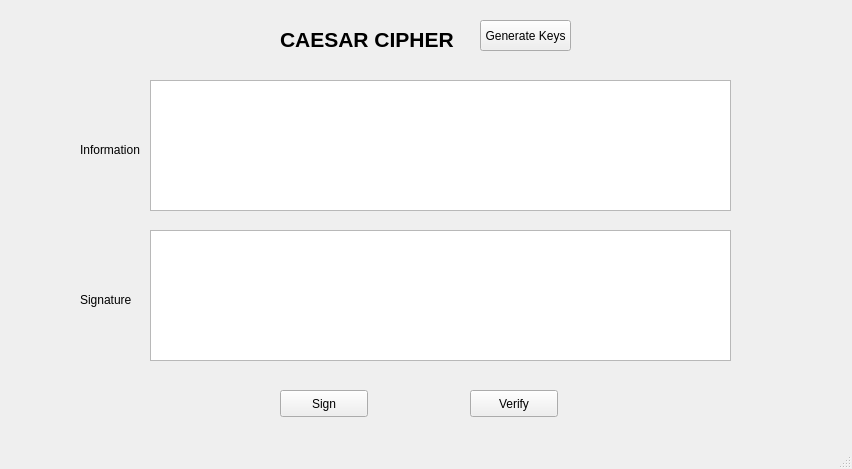
<?xml version="1.0" encoding="UTF-8"?>
<ui version="4.0">
 <class>MainWindow</class>
 <widget class="QMainWindow" name="MainWindow">
  <property name="geometry">
   <rect>
    <x>0</x>
    <y>0</y>
    <width>852</width>
    <height>469</height>
   </rect>
  </property>
  <property name="windowTitle">
   <string>MainWindow</string>
  </property>
  <widget class="QWidget" name="centralwidget">
   <widget class="QLabel" name="label">
    <property name="geometry">
     <rect>
      <x>280</x>
      <y>30</y>
      <width>191</width>
      <height>19</height>
     </rect>
    </property>
    <property name="font">
     <font>
      <pointsize>16</pointsize>
      <weight>75</weight>
      <bold>true</bold>
     </font>
    </property>
    <property name="text">
     <string>CAESAR CIPHER</string>
    </property>
   </widget>
   <widget class="QLabel" name="label_3">
    <property name="geometry">
     <rect>
      <x>80</x>
      <y>140</y>
      <width>66</width>
      <height>19</height>
     </rect>
    </property>
    <property name="text">
     <string>Information</string>
    </property>
   </widget>
   <widget class="QPlainTextEdit" name="txt_info">
    <property name="geometry">
     <rect>
      <x>150</x>
      <y>80</y>
      <width>581</width>
      <height>131</height>
     </rect>
    </property>
   </widget>
   <widget class="QLabel" name="label_5">
    <property name="geometry">
     <rect>
      <x>80</x>
      <y>290</y>
      <width>81</width>
      <height>19</height>
     </rect>
    </property>
    <property name="text">
     <string>Signature</string>
    </property>
   </widget>
   <widget class="QPlainTextEdit" name="txt_sign">
    <property name="geometry">
     <rect>
      <x>150</x>
      <y>230</y>
      <width>581</width>
      <height>131</height>
     </rect>
    </property>
   </widget>
   <widget class="QPushButton" name="btn_verify">
    <property name="geometry">
     <rect>
      <x>470</x>
      <y>390</y>
      <width>88</width>
      <height>27</height>
     </rect>
    </property>
    <property name="text">
     <string>Verify</string>
    </property>
   </widget>
   <widget class="QPushButton" name="btn_sign">
    <property name="geometry">
     <rect>
      <x>280</x>
      <y>390</y>
      <width>88</width>
      <height>27</height>
     </rect>
    </property>
    <property name="text">
     <string>Sign</string>
    </property>
   </widget>
   <widget class="QPushButton" name="btn_gen_keys">
    <property name="geometry">
     <rect>
      <x>480</x>
      <y>20</y>
      <width>91</width>
      <height>31</height>
     </rect>
    </property>
    <property name="text">
     <string>Generate Keys</string>
    </property>
   </widget>
  </widget>
  <widget class="QMenuBar" name="menubar">
   <property name="geometry">
    <rect>
     <x>0</x>
     <y>0</y>
     <width>852</width>
     <height>21</height>
    </rect>
   </property>
  </widget>
  <widget class="QStatusBar" name="statusbar"/>
 </widget>
 <resources/>
 <connections/>
</ui>
